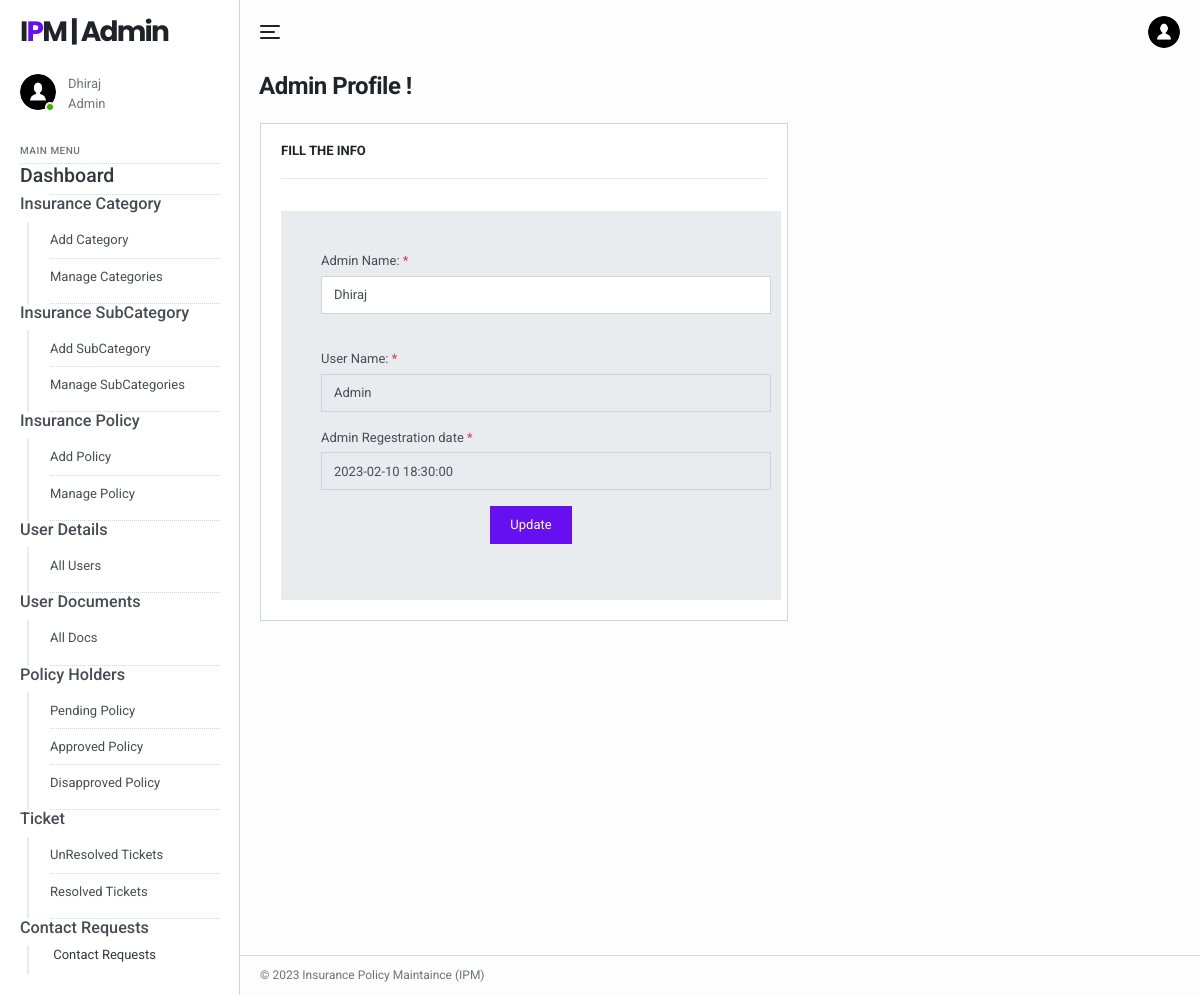
The page /ipm/admin/adminprofile.php (signed in) on the database its author committed.
### tables this page shows
CREATE TABLE `tblimsadmin` (
  `ID` int(11) NOT NULL,
  `AdminName` varchar(120) DEFAULT NULL,
  `AdminUsername` varchar(45) DEFAULT NULL,
  `Password` varchar(45) DEFAULT NULL,
  `AdminRegdate` timestamp NULL DEFAULT current_timestamp()
);

### ipm/admin/adminprofile.php (the view, shortened to what this page needs)
<?php
include('includes/dbconnection.php');
if (strlen($_SESSION['aid']==0)) {
  header('location:logout.php');
  } else{
  ?>
<!DOCTYPE html>
<html lang="en">
  <head>
    <link href="../lib/fontawesome-free/css/all.min.css" rel="stylesheet">
    <link href="../lib/ionicons/css/ionicons.min.css" rel="stylesheet">
    <link href="../lib/typicons.font/typicons.css" rel="stylesheet">
    <link href="../lib/morris.js/morris.css" rel="stylesheet">
    <link href="../lib/flag-icon-css/css/flag-icon.min.css" rel="stylesheet">
    <link href="../lib/jqvmap/jqvmap.min.css" rel="stylesheet">
    <link rel="stylesheet" href="../css/azia.css">
  </head>
  <body class="az-body az-body-sidebar">
<?php include_once('includes/sidebar.php');?>
    <div class="az-content az-content-dashboard-two">
<?php include_once('includes/header.php');?>
      <div class="az-content-header d-block d-md-flex">
        <div>
          <h2 class="az-content-title mg-b-5 mg-b-lg-8">Admin Profile !</h2>
        </div>
      </div>
      <div class="az-content-body">
        <div class="row row-sm mg-b-20 mg-lg-b-0">
          <div class="col-md-12 col-xl-7">
            <div class="card card-table-two">
              <h6 class="card-title"> Fill the Info</h6>
              <hr />
 <form method="post" action="" name="changepassword">
  <?php
$adminid=$_SESSION['aid'];
$ret=mysqli_query($con,"select * from tblimsadmin where ID='$adminid'");
while ($row=mysqli_fetch_array($ret)) {
?>
         <div class="d-flex flex-column wd-md-500 pd-30 pd-sm-40 bg-gray-200">
               <div class="form-group">
                  <label class="form-label">Admin Name: <span class="tx-danger">*</span></label>
                  <input type="text" name="adminname" class="form-control wd-450" required= "true" value="<?php  echo $row['AdminName'];?>">
                </div><br />
               <div class="form-group">
                  <label class="form-label">User Name: <span class="tx-danger">*</span></label>
                  <input type="text" name="username" class="form-control wd-450" readonly="true" value="<?php  echo $row['AdminUsername'];?>">
                </div>
                <div class="form-group">
                  <label class="form-label">Admin Regestration date <span class="tx-danger">*</span></label>
                  <input type="text" name="AdminRegdate" class="form-control wd-450" readonly= "true" value="<?php  echo $row['AdminRegdate'];?>">
                </div>
          <?php } ?>
            <div class="form-group" align="center">
              <button type="submit" name="submit" class="btn btn-az-primary pd-x-20">Update</button>
            </div>
              </div>
          </form>
            </div>
          </div>
        </div>
      </div>
    <?php include_once('includes/footer.php');?>
    </div>
  </body>
</html>
<?php }  ?>

### ipm/admin/includes/sidebar.php (shortened to what this page needs)
<div class="az-sidebar">
    <div class="az-sidebar-header">
      <a href="#" class="az-logo">I<span>P</span>M | Admin</a>
    </div>
    <div class="az-sidebar-loggedin">
      <div class="az-img-user online"><img src="../img/user.png" alt=""></div>
      <div class="media-body">
                    <?php
                    $adminid=$_SESSION['aid'];
                    $ret=mysqli_query($con,"select AdminName from tblimsadmin where ID='$adminid'");
                    $row=mysqli_fetch_array($ret);
                    $name=$row['AdminName'];
                    ?>
                <span><?php echo $name; ?></span>
        <span>Admin</span>
      </div>
    </div>
    <div class="az-sidebar-body">
      <ul class="nav">
        <li class="nav-label">Main Menu</li>
          <li class="nav-item show">
          <a href="dashboard.php" class="text-dark"><h4>Dashboard</h4></a>
        </li>
        <li class="nav-item show">
          <h5>Insurance Category</h5>
          <nav class="nav-sub">
            <a href="add-category.php" class="nav-sub-link">Add Category</a>
            <a href="manage-categories.php" class="nav-sub-link">Manage Categories</a>
          </nav>
        </li>
        <li class="nav-item show">
          <h5>Insurance SubCategory</h5>
          <nav class="nav-sub">
            <a href="add-subcategory.php" class="nav-sub-link">Add SubCategory</a>
            <a href="manage-subcategories.php" class="nav-sub-link">Manage SubCategories</a>
          </nav>
        <li class="nav-item show">
          <h5>Insurance Policy</h5>
          <nav class="nav-sub">
            <a href="policyform.php" class="nav-sub-link">Add Policy</a>
            <a href="manage-policyform.php" class="nav-sub-link">Manage Policy</a>
          </nav>
        </li>
        <li class="nav-item show">
          <h5>User Details</h5>
          <nav class="nav-sub">
            <a href="user-detail.php" class="nav-sub-link">All Users</a>
          </nav>
        </li>
        <li class="nav-item show">
          <h5>User Documents</h5>
          <nav class="nav-sub">
            <a href="user-docs.php" class="nav-sub-link">All Docs</a>
          </nav>
        </li>
        <li class="nav-item show">
          <h5>Policy Holders</h5>
          <nav class="nav-sub">
            <a href="pending-policy.php" class="nav-sub-link">Pending Policy</a>
          <a href="approve-policy.php" class="nav-sub-link">Approved Policy</a>
          <a href="disapprove-policy.php" class="nav-sub-link">Disapproved Policy</a>
          </nav>
        </li>
        <li class="nav-item show">
          <h5>Ticket</h5>
          <nav class="nav-sub">
            <a href="unresolved-tickets.php" class="nav-sub-link">UnResolved Tickets</a>
            <a href="resolved-tickets.php" class="nav-sub-link">Resolved Tickets</a>
          </nav>
        </li>
        <li class="nav-item show">
          <h5>Contact Requests</h5>
          <nav class="nav-sub">
            <a href="contact_request.php">
              <span class="nav-link-text text-dark">Contact Requests</span>
            </a>
          </nav>
        </li>
      </ul>
    </div>
  </div>

### rows shown on the page
tblimsadmin: AdminName "Dhiraj", adminname "Dhiraj", username "Admin", AdminRegdate "2023-02-10 18:30:00"
